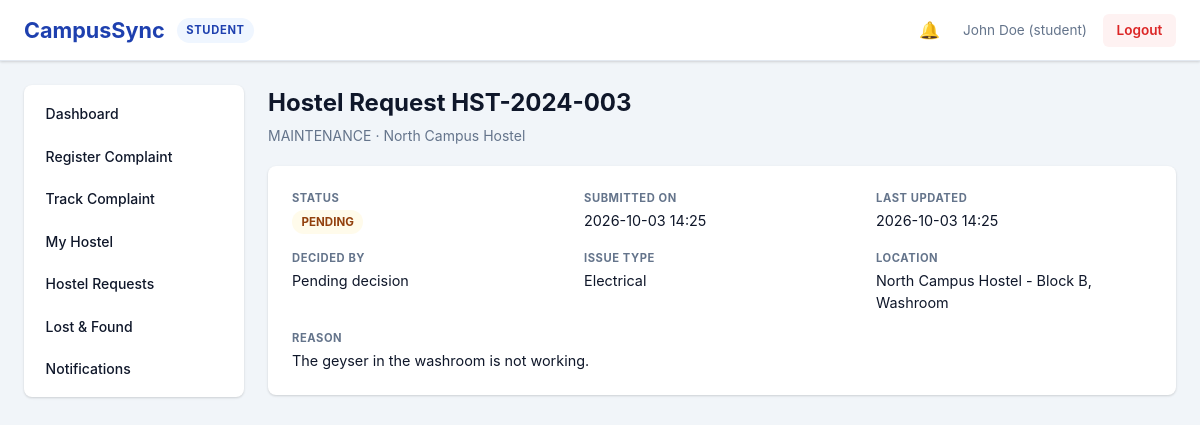
The page /student/hostel-request/5 (signed in) on the database as committed earlier.
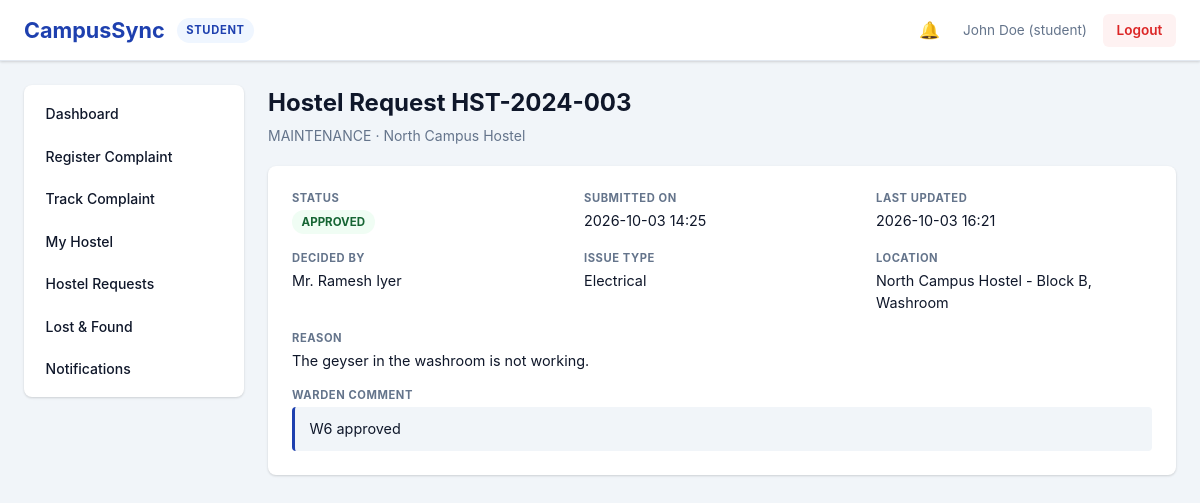
The same page on the database as committed later.
### models.py (models this page shows, shortened)
class HostelRequest(db.Model):
    __tablename__ = 'hostel_requests'
    id = db.Column(db.Integer, primary_key=True)
    request_id = db.Column(db.String(20), unique=True, nullable=False)
    student_id = db.Column(db.Integer, db.ForeignKey('users.id'), nullable=False)
    hostel_name = db.Column(db.String(100), nullable=False)
    room_preference = db.Column(db.String(50), nullable=False)
    reason = db.Column(db.Text, nullable=False)
    status = db.Column(db.String(20), default='Pending')
    created_at = db.Column(db.DateTime, default=datetime.utcnow)
    updated_at = db.Column(db.DateTime, default=datetime.utcnow, onupdate=datetime.utcnow)
    hostel_block_id = db.Column(db.Integer, db.ForeignKey('hostel_blocks.id'), nullable=True)
    request_type = db.Column(db.String(40), default=REQ_ALLOCATION)
    issue_type = db.Column(db.String(60))       # maintenance issue type
    location = db.Column(db.String(120))        # maintenance location
    start_date = db.Column(db.Date)             # outpass
    end_date = db.Column(db.Date)               # outpass
    warden_comment = db.Column(db.Text)
    clarification_note = db.Column(db.Text)
    decided_by_id = db.Column(db.Integer, db.ForeignKey('users.id'), nullable=True)
    decided_at = db.Column(db.DateTime)
    block = db.relationship('HostelBlock', lazy=True)
    decided_by = db.relationship('User', foreign_keys=[decided_by_id], lazy=True)

class User(db.Model):
    __tablename__ = 'users'
    id = db.Column(db.Integer, primary_key=True)
    username = db.Column(db.String(80), unique=True, nullable=False)
    password_hash = db.Column(db.String(120), nullable=False)
    role = db.Column(db.String(20), nullable=False)  # student|warden|staff|lostfound|admin
    full_name = db.Column(db.String(100), nullable=False)
    email = db.Column(db.String(120), unique=True, nullable=False)
    created_at = db.Column(db.DateTime, default=datetime.utcnow)
    phone = db.Column(db.String(20))
    department_id = db.Column(db.Integer, db.ForeignKey('departments.id'), nullable=True)
    is_active = db.Column(db.Boolean, default=True)
    failed_login_attempts = db.Column(db.Integer, default=0)
    locked_until = db.Column(db.DateTime)
    last_login_at = db.Column(db.DateTime)
    complaints = db.relationship('Complaint', backref='student', lazy=True,
                                foreign_keys='Complaint.student_id')
    hostel_requests = db.relationship('HostelRequest', backref='student', lazy=True,
                                      foreign_keys='HostelRequest.student_id')
    notifications = db.relationship('Notification', backref='user', lazy=True)

### routes/student.py (the view)
@student_bp.route('/hostel-request/<int:req_pk>')
@student_required
def hostel_request_detail(req_pk):
    user = current_user()
    req = HostelRequest.query.get_or_404(req_pk)
    if req.student_id != user.id:
        flash('You are not authorized to access this page.', 'error')
        return redirect(url_for('student.hostel_request'))
    return render_template('student/hostel_request_detail.html', request=req)

### security.py (called while the page is built)
def current_user():
    user_id = session.get('user_id')
    if not user_id:
        return None
    return db.session.get(User, user_id)

def role_required(*roles):
    def decorator(view):
        @wraps(view)
        def wrapped(*args, **kwargs):
            user = current_user()
            if not user:
                flash('Please log in to access this page.', 'error')
                return redirect(url_for('auth.login'))
            if not user.is_active:
                session.clear()
                flash('Your account has been deactivated. Contact the administrator.', 'error')
                return redirect(url_for('auth.login'))
            if user.role not in roles:
                log_action(user, 'ACCESS_DENIED',
                           module=roles[0],
                           description='Role %s tried to open %s' % (user.role, request.path))
                return _deny()
            return view(*args, **kwargs)
        return wrapped
    return decorator

### templates/student/hostel_request_detail.html (shortened to what this page needs)
{% extends 'base.html' %}
{% block content %}
<div class='page-container'>
    <div class='page-header'>
        <h2>Hostel Request {{ request.request_id }}</h2>
        <p>{{ request.request_type or 'HOSTEL ALLOCATION' }} · {{ request.hostel_name }}</p>
    </div>
    <div class='complaint-detail-card'>
        <div class='detail-grid'>
            <div class='detail-item'>
                <span class='detail-label'>Status</span>
                <span class='detail-value'>
                    <span class='status-badge status-{{ request.status|lower|replace(' ', '-') }}'>{{ request.status }}</span>
                </span>
            </div>
            <div class='detail-item'>
                <span class='detail-label'>Submitted On</span>
                <span class='detail-value'>{{ request.created_at.strftime('%Y-%m-%d %H:%M') if request.created_at else 'N/A' }}</span>
            </div>
            <div class='detail-item'>
                <span class='detail-label'>Last Updated</span>
                <span class='detail-value'>{{ request.updated_at.strftime('%Y-%m-%d %H:%M') if request.updated_at else 'N/A' }}</span>
            </div>
            <div class='detail-item'>
                <span class='detail-label'>Decided By</span>
                <span class='detail-value'>{{ request.decided_by.full_name if request.decided_by else 'Pending decision' }}</span>
            </div>
            {% if request.request_type == 'MAINTENANCE' %}
            <div class='detail-item'>
                <span class='detail-label'>Issue Type</span>
                <span class='detail-value'>{{ request.issue_type }}</span>
            </div>
            <div class='detail-item'>
                <span class='detail-label'>Location</span>
                <span class='detail-value'>{{ request.location }}</span>
            </div>
            {% else %}
            <div class='detail-item'>
                <span class='detail-label'>Room Preference</span>
                <span class='detail-value'>{{ request.room_preference }}</span>
            </div>
            {% endif %}
            <div class='detail-item full-width'>
                <span class='detail-label'>Reason</span>
                <p class='detail-value'>{{ request.reason }}</p>
            </div>
            {% if request.warden_comment %}
            <div class='detail-item full-width'>
                <span class='detail-label'>Warden Comment</span>
                <p class='detail-value note-box'>{{ request.warden_comment }}</p>
            </div>
            {% endif %}
        </div>
    </div>
</div>
{% endblock %}

Rows that differ between the two databases and show on the page:
changed HostelRequest "Electrical": status "PENDING" → "APPROVED"; updated_at "2026-10-03 14:25" → "2026-10-03 16:21"; warden_comment (not shown) → "W6 approved"
now on this page (row edited): User: decided_by "Mr. Ramesh Iyer"
Other text that changed with them:
text no longer shown: "Pending decision"
text now shown: "WARDEN COMMENT"
